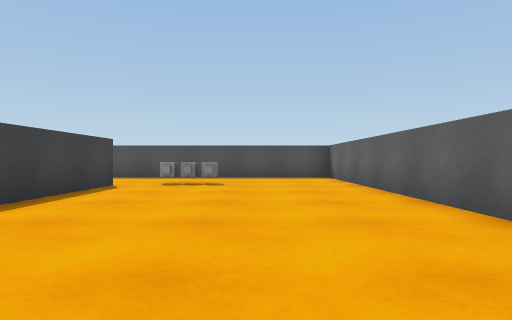
view 1 (above)

18 first-person views from a walk through a 3-D level made in the Unity game engine. The camera is 0.29 m above the floor, looks level and sees 75° across. The floor is counted in squares, 0.5 m on a side. Each view is taken from the middle of a square. On the plan, view 1 faces up. The plan holds only what a view shows up to about 9 squares ahead; the rest is blank. The player character is not drawn. Surface patterns are stand-ins for the level's own textures.

view 2
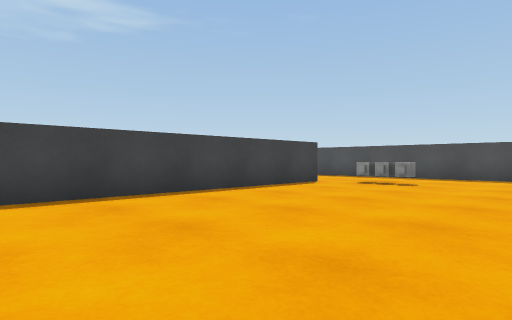

view 3
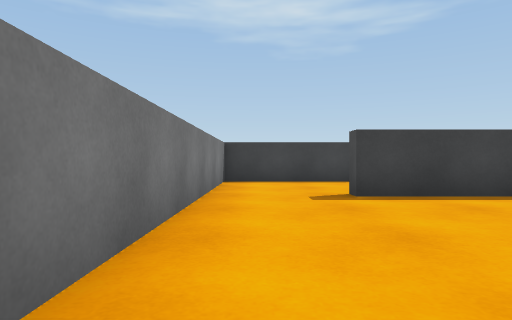

view 4
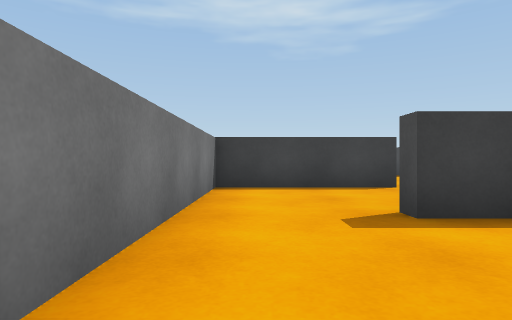

view 5
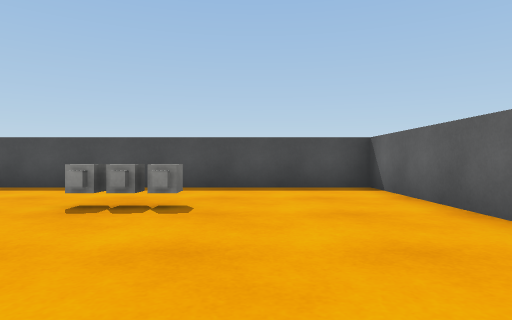

view 6
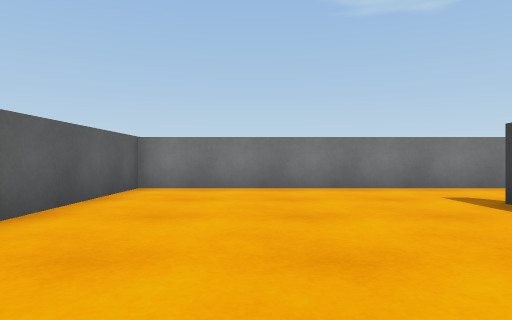

view 7
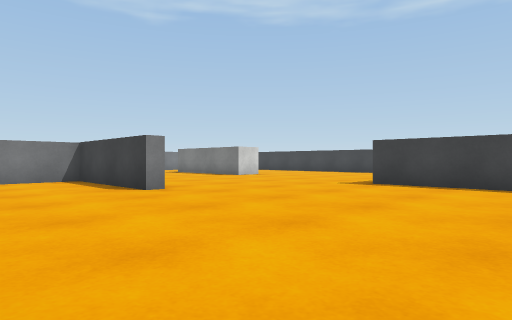

view 8
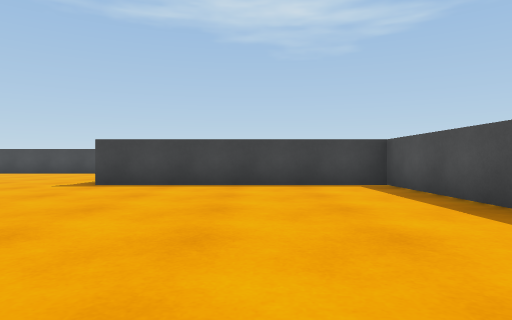

view 9
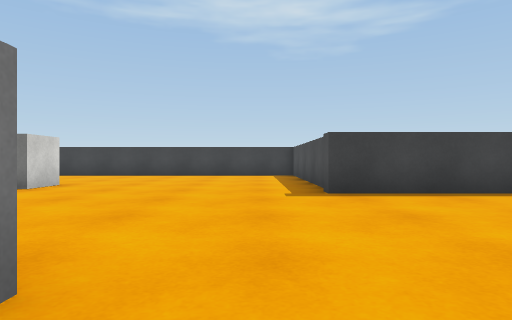

view 10
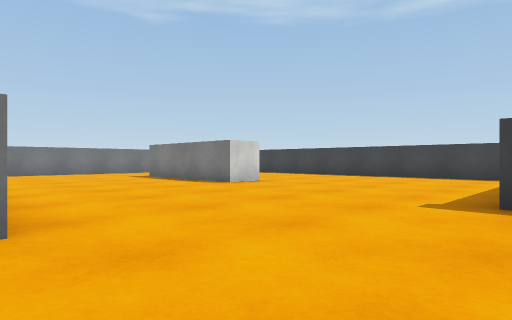

view 11
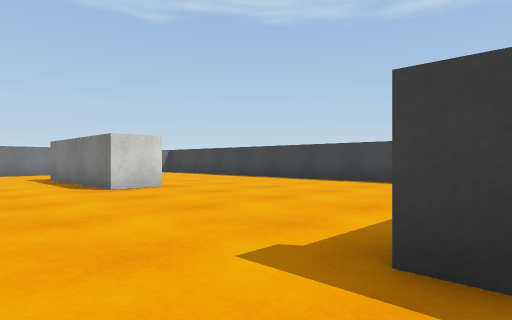

view 12
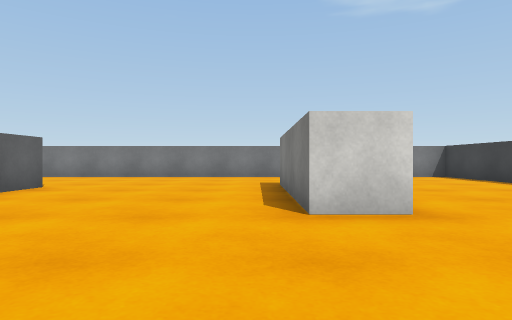

view 13
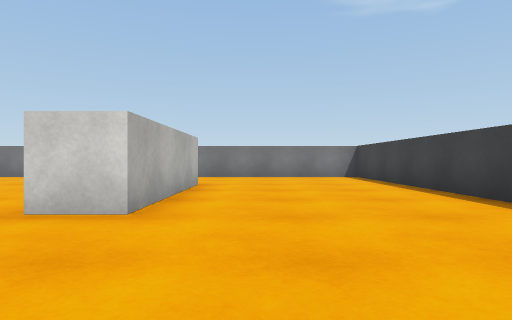

view 14
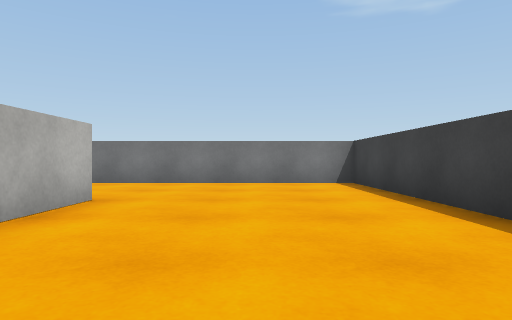

view 15
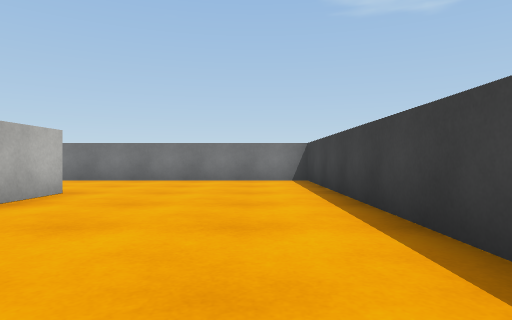

view 16
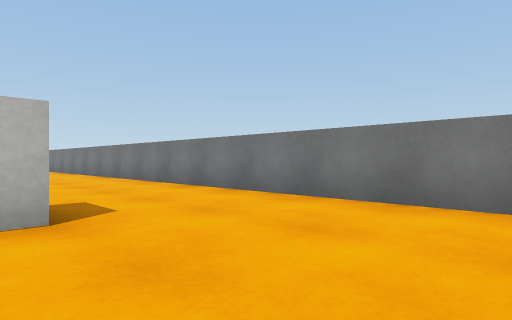

view 17
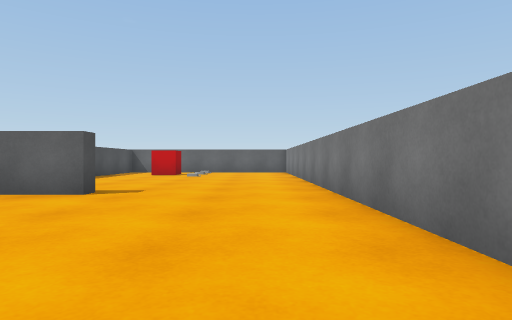

view 18
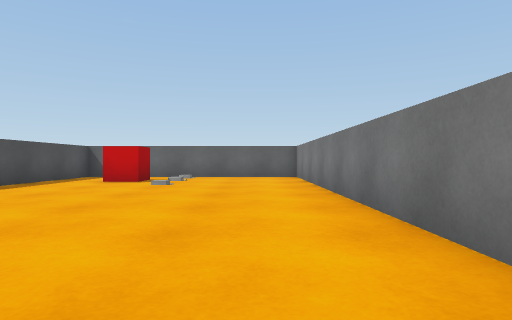

### Floor plan
Ten units are one square. View 1 is at (0, 0); x grows to the right and y downward. Boxes are objects, and circles mark ways between rooms. Rooms are numbered by the first view taken in them; rooms with no view inside come last. Other rooms are left out.
<svg viewBox="-190 -116 219 215">
<path fill="none" stroke="#000" d="M-33 -78 -33 -6M-25 19 24 19 24 -111 -35 -111M-75 -20 -70 -20 -70 -5M-70 51 -74 51 -74 36M-137 59 -137 15 -126 15 -126 58M0 23 -16 23M-185 19 -185 94 0 94M-185 -15 -185 -6M-79 -111 -118 -111 -118 -44 -150 -44M-35 -111 -55 -111M-33 -6 -38 -6M-70 -5 -70 19 -25 19"/>
<rect x="-25" y="-85" width="10" height="10" fill="#bbb"><title>other object</title></rect>
<rect x="-15" y="-85" width="10" height="10" fill="#bbb"><title>other object</title></rect>
<rect x="-5" y="35" width="10" height="20" fill="#bbb"><title>red cube</title></rect>
<circle cx="-40" cy="-95" r="3" fill="#2a7"/>
<circle cx="-35" cy="5" r="3" fill="#2a7"/>
<circle cx="-55" cy="-10" r="3" fill="#2a7"/>
<text x="0" y="-50">1</text>
<text x="-90" y="10">2</text>
<text x="-50" y="0">3</text>
</svg>
Room 1 opens to room 2. Room 1 opens to room 3. Room 2 opens to room 3.

Where each view was taken, in squares from view 1:
view 1: 0 up, 0 right, facing up
view 2: 0 up, 2 right, facing up-left
view 3: 1 down, 2 right, facing left
view 4: 1 down, 0 right, facing left
view 5: 4 up, 0 right, facing up
view 6: 5 up, 0 right, facing down
view 7: 8 up, 4 left, facing down-left
view 8: 8 up, 4 left, facing left
view 9: 3 up, 6 left, facing left
view 10: 5 up, 7 left, facing down-left
view 11: 5 up, 10 left, facing down-left
view 12: 2 up, 12 left, facing down
view 13: 2 up, 15 left, facing down
view 14: 1 down, 16 left, facing down
view 15: 0 up, 17 left, facing down
view 16: 5 down, 17 left, facing down-right
view 17: 8 down, 13 left, facing right
view 18: 8 down, 9 left, facing right
